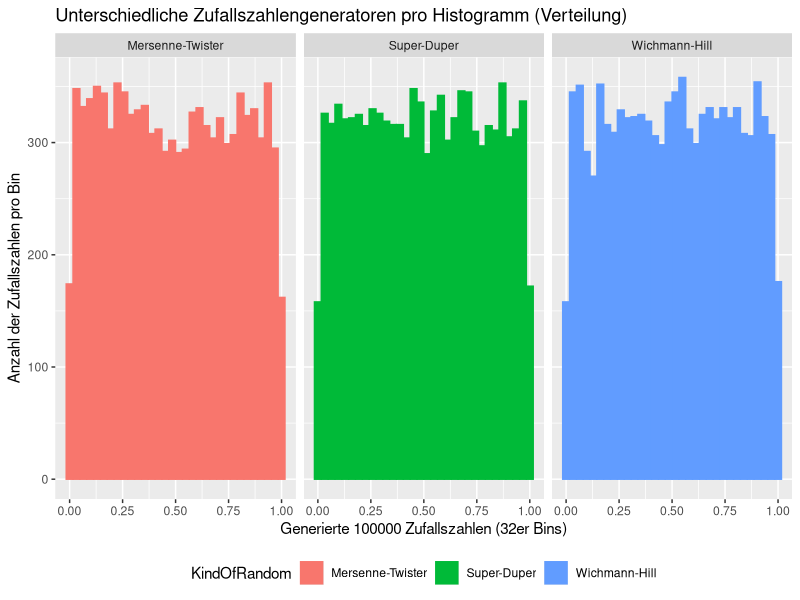
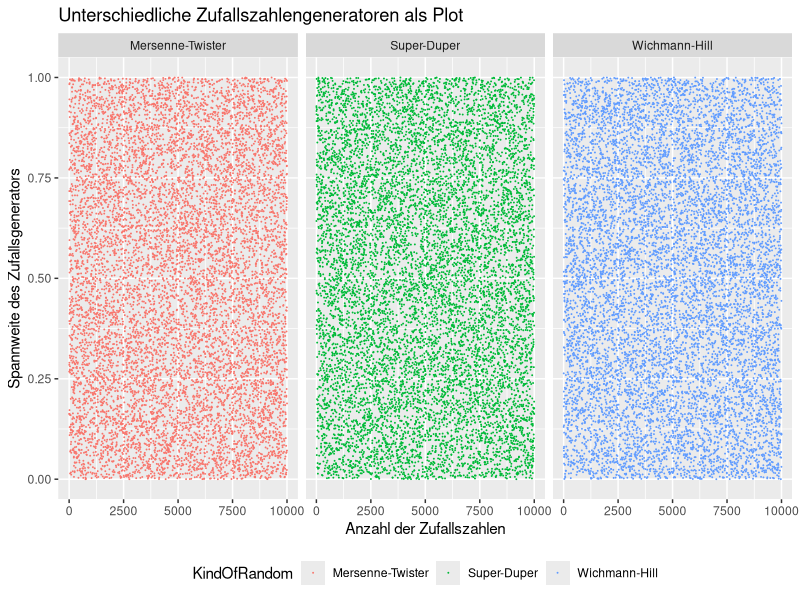

Recreate these plots in R, in order.
## ---- chunk 1
# Plot der exponentialfunktions.
library(ggplot2)

#ggplot(f, aes(x=f)) +
#  geom_line() + 
#  labs(title="Die Exponentialfunktion mit Umkehrfunktion")
## ---- chunk 2
library(ggplot2)
numberOfRandomNumbers <- 10000

RNGkind("Mersenne-Twister") # matches  "Mersenne-Twister"
datamt = data.frame(data = runif(numberOfRandomNumbers), KindOfRandom = "Mersenne-Twister", pos = 1:numberOfRandomNumbers)

RNGkind("Super") # matches  "Super-Duper"
datasd = data.frame(data = runif(numberOfRandomNumbers), KindOfRandom = "Super-Duper", pos = 1:numberOfRandomNumbers)

RNGkind("Wichmann-Hill") # matches  "Wichmann-Hill"
datawh = data.frame(data = runif(numberOfRandomNumbers), KindOfRandom = "Wichmann-Hill", pos = 1:numberOfRandomNumbers)

data <- rbind(datamt, datasd, datawh)

ggplot(data, aes(x = data, color = KindOfRandom, fill = KindOfRandom)) + 
  geom_histogram(bins = 32) + 
  facet_grid(~ KindOfRandom) +
  theme(legend.direction = "horizontal", 
        legend.position = "bottom",
        legend.box = "horizontal") +
  labs(title = "Unterschiedliche Zufallszahlengeneratoren pro Histogramm (Verteilung)",
  x = "Generierte 100000 Zufallszahlen (32er Bins)",
  y = "Anzahl der Zufallszahlen pro Bin")
## ---- chunk 3
RNGkind("Mersenne-Twister") # matches  "Mersenne-Twister"
datamt = data.frame(data = runif(numberOfRandomNumbers), KindOfRandom = "Mersenne-Twister", pos = 1:numberOfRandomNumbers)

ggplot(data, aes(y = data, x = pos, color = KindOfRandom)) + 
  geom_point(size = 0.01) +
  facet_grid(~ KindOfRandom) +
  theme(legend.direction = "horizontal", 
        legend.position = "bottom",
        legend.box = "horizontal") +
  labs(title = "Unterschiedliche Zufallszahlengeneratoren als Plot",
  x = "Anzahl der Zufallszahlen",
  y = "Spannweite des Zufallsgenerators")
## ---- chunk 4
#?RNG
## ---- chunk 5

## ---- chunk 6
# insert random R-code
# 
## ---- chunk 7
#options(expressions=100000)
# Berechnet die neue Zufallszahl
#PP.Coincidence.CalculateNumber <- function (randomNumber) {
#  first <- as.numeric(substr(randomNumber, 0, 5))
#  second <- as.numeric(substr(randomNumber, 6, 10))
#  
#  if(is.na(second) || second == 0) {
#    second <- bitwXor(first, as.numeric(substr(as.numeric(Sys.time()), 6, 10)))
#  }
#  return (first * second)
#}

# Rekursiver Aufrauf
#PP.Coincidence.Recursive <- function(numberOfRandomNumbers, randomNumber, randomList) {
#  if (numberOfRandomNumbers <=0 ) {
#    return( c() )
#  } else {
#    newRN <- PP.Coincidence.CalculateNumber(randomNumber)
#    return( c(Recall(numberOfRandomNumbers-1, newRN, randomList),newRN/10000000000) )
#  }
#}

# Initialaufruf mit einer Anzahl von Zufallszahlen
#PP.Coincidence <- function(numberOfRandomNumbers){
#  return (PP.Coincidence.Recursive(numberOfRandomNumbers, as.numeric(Sys.time()), c()))
#}
